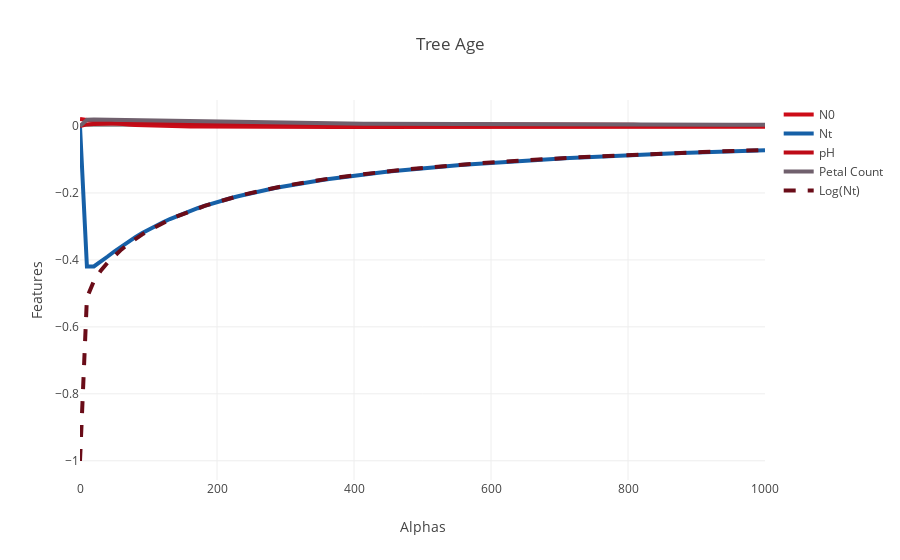

The cell this chart's notebook holds for it:
### Code cell
trace0 = go.Scatter(
    x = df.Alphas,
    y = df.N0,
    name = 'N0',
    line = dict(
        color = ('rgb(205, 12, 24)'),
        width = 4)
)
trace1 = go.Scatter(
    x = df.Alphas,
    y = df.Nt,
    name = 'Nt',
    line = dict(
        color = ('rgb(22, 96, 167)'),
        width = 4)
)
trace2 = go.Scatter(
    x = df.Alphas,
    y = df.pH,
    name = 'pH',
    line = dict(
        color = ('rgb(190, 11, 23)'),
        width = 4)
)
trace3 = go.Scatter(
    x = df.Alphas,
    y = df.PetalCount,
    name = 'Petal Count',
    line = dict(
        color = ('rgb(112, 96, 109)'),
        width = 4)
)
trace4 = go.Scatter(
    x = df.Alphas,
    y = df.LOGNt,
    name = 'Log(Nt)',
    line = dict(
        color = ('rgb(106, 12, 24)'),
        width = 4,
    dash = 'dash')
)
data = [trace0, trace1, trace2, trace3, trace4]

# Edit the layout
layout = dict(title = 'Tree Age',
              xaxis = dict(title = 'Alphas'),
              yaxis = dict(title = 'Features'),
              )

fig = dict(data=data, layout=layout)
iplot(fig, filename = 'Ridge_graph')
